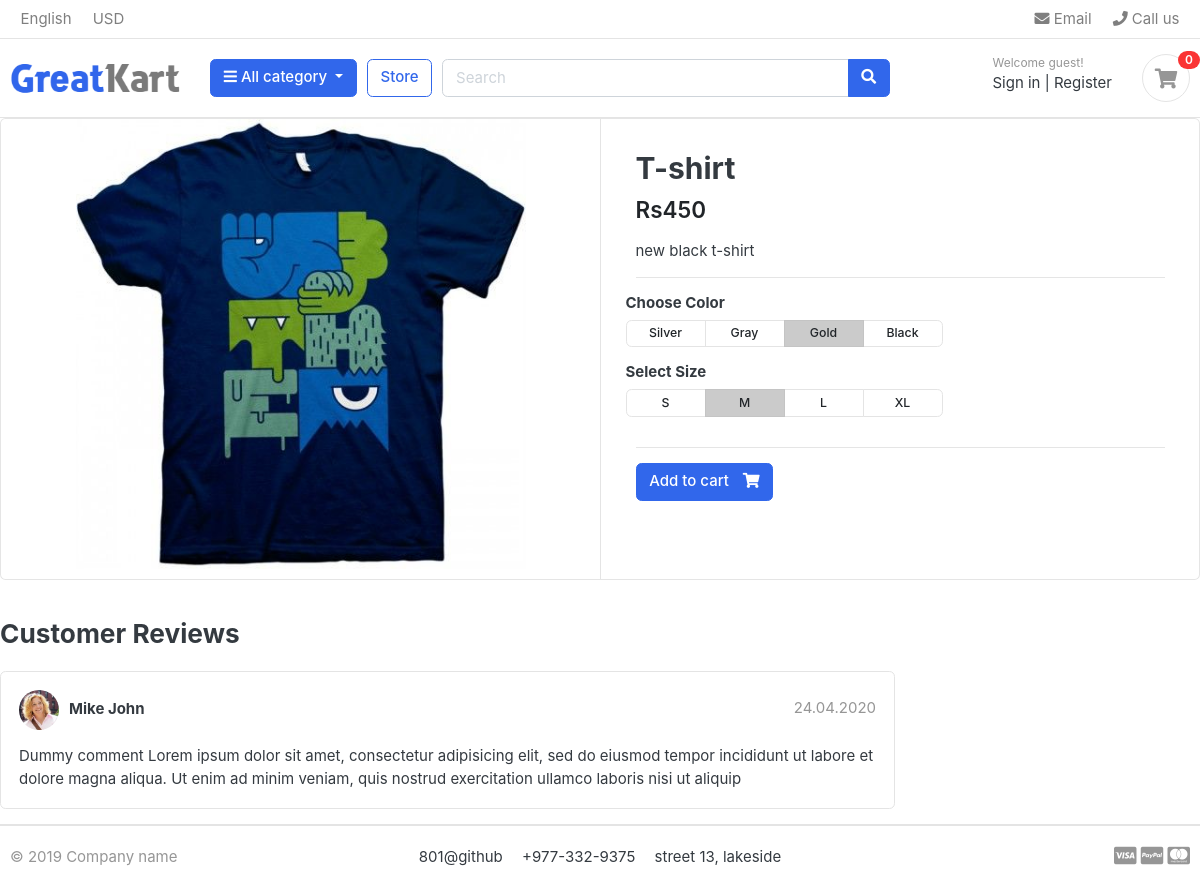
The app's page /store/t-shirt/t-shirt/, older data.
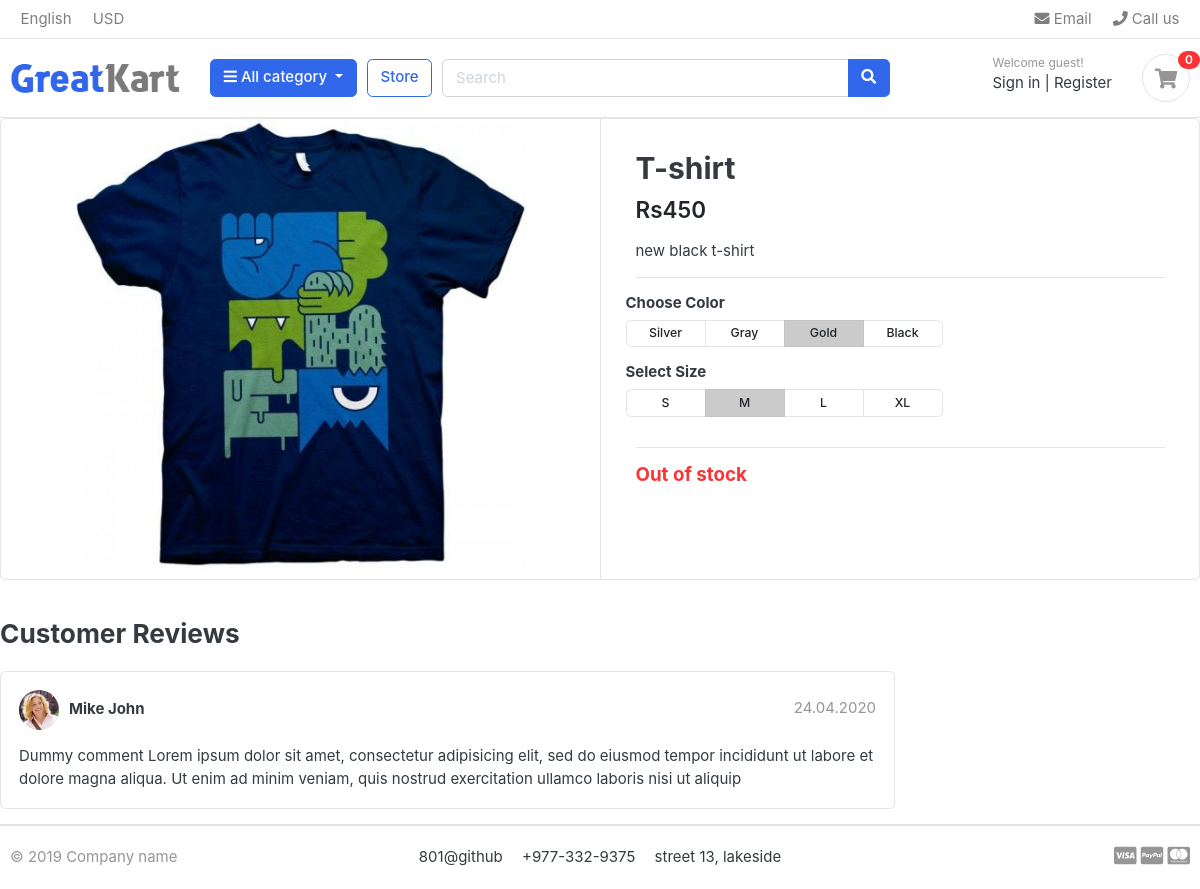
The same page, newer data.
### store/views.py (the view)
# urls.py: path('<slug:category_slug>/<slug:product_slug>/',views.product_detail,name='product_detail'),#localhost/store/category_slug/product_slug
def product_detail(request, category_slug, product_slug):
    try:
        single_product = Product.objects.get(category__slug=category_slug,slug=product_slug) #category__slug is basically a syntax double underscore used to access related foregin key
    except Exception as e:
        raise e
    context={
        'single_product':single_product
    }
    return render(request,'store/product_detail.html',context)

### category/context_processors.py (called while the page is built)
def menu_links(request):
    links = Category.objects.all()
    return dict(links=links)#brings all the category list and store it in link variable

### category/models.py (called while the page is built)
    def get_url(self):
            return reverse('products_by_category',args=[self.slug])

### templates/store/product_detail.html (shortened to what this page needs)
{% extends "base.html" %}
{% load static%}
{% block content%}
<div class="card">
	<div class="row no-gutters">
		<aside class="col-md-6">
<article class="gallery-wrap">
	<div class="img-big-wrap">
	   <a href="#"><img src="{{ single_product.images.url}}"></a>
	</div>
</article>
		</aside>
		<main class="col-md-6 border-left">
<article class="content-body">
<h2 class="title">{{ single_product.product_name}}</h2>
<div class="mb-3">
	<var class="price h4">Rs{{single_product.price}}</var>
</div>
<p>{{single_product.description}}</p>
<hr>
	<div class="row">
		<div class="item-option-select">
			<h6>Choose Color</h6>
			<div class="btn-group btn-group-sm btn-group-toggle" data-toggle="buttons">
			  <label class="btn btn-light">
			    <input type="radio" name="radio_color"> Silver
			  </label>
			  <label class="btn btn-light">
			    <input type="radio" name="radio_color" > Gray
			  </label>
			  <label class="btn btn-light active">
			    <input type="radio" name="radio_color checked"> Gold
			  </label>
			  <label class="btn btn-light">
			    <input type="radio" name="radio_color"> Black
			  </label>
			</div>
		</div>
	</div>
	<div class="row">
		<div class="item-option-select">
			<h6>Select Size</h6>
			<div class="btn-group btn-group-sm btn-group-toggle" data-toggle="buttons">
			  <label class="btn btn-light">
			    <input type="radio" name="radio_color"> S
			  </label>
			  <label class="btn btn-light active">
			    <input type="radio" name="radio_color" checked> M
			  </label>
			  <label class="btn btn-light">
			    <input type="radio" name="radio_color"> L
			  </label>
			  <label class="btn btn-light">
			    <input type="radio" name="radio_color"> XL
			  </label>
			</div>
		</div>
	</div>
	<hr>
	{% if single_product.stock <= 0 %}
	<h5 class="text-danger">Out of stock</h5>
	{% else %}
	<a href="{% url 'add_cart' single_product.id %}" class="btn  btn-primary"> <span class="text">Add to cart</span> <i class="fas fa-shopping-cart"></i>  </a>
	{% endif %}
</article>
		</main>
	</div>
</div>
<br>
<div class="row">
			<div class="col-md-9">
	<header class="section-heading">
		<h3>Customer Reviews </h3>
	</header>
	<article class="box mb-3">
		<div class="icontext w-100">
			<img src="{% static './images/avatars/avatar1.jpg' %}" class="img-xs icon rounded-circle">
			<div class="text">
				<span class="date text-muted float-md-right">24.04.2020 </span>
				<h6 class="mb-1">Mike John </h6>
			</div>
		</div>
		<div class="mt-3">
			<p>
				Dummy comment Lorem ipsum dolor sit amet, consectetur adipisicing elit, sed do eiusmod
				tempor incididunt ut labore et dolore magna aliqua. Ut enim ad minim veniam,
				quis nostrud exercitation ullamco laboris nisi ut aliquip
			</p>
		</div>
	</article>
	</div>
</div>
{% endblock%}

Row changes from the older to the newer data that the page shows:
changed Product "T-shirt": stock 1 → 0 (drawn)
Text that changed along with them:
text no longer shown: "Add to cart"
text now shown: "Out of stock"
